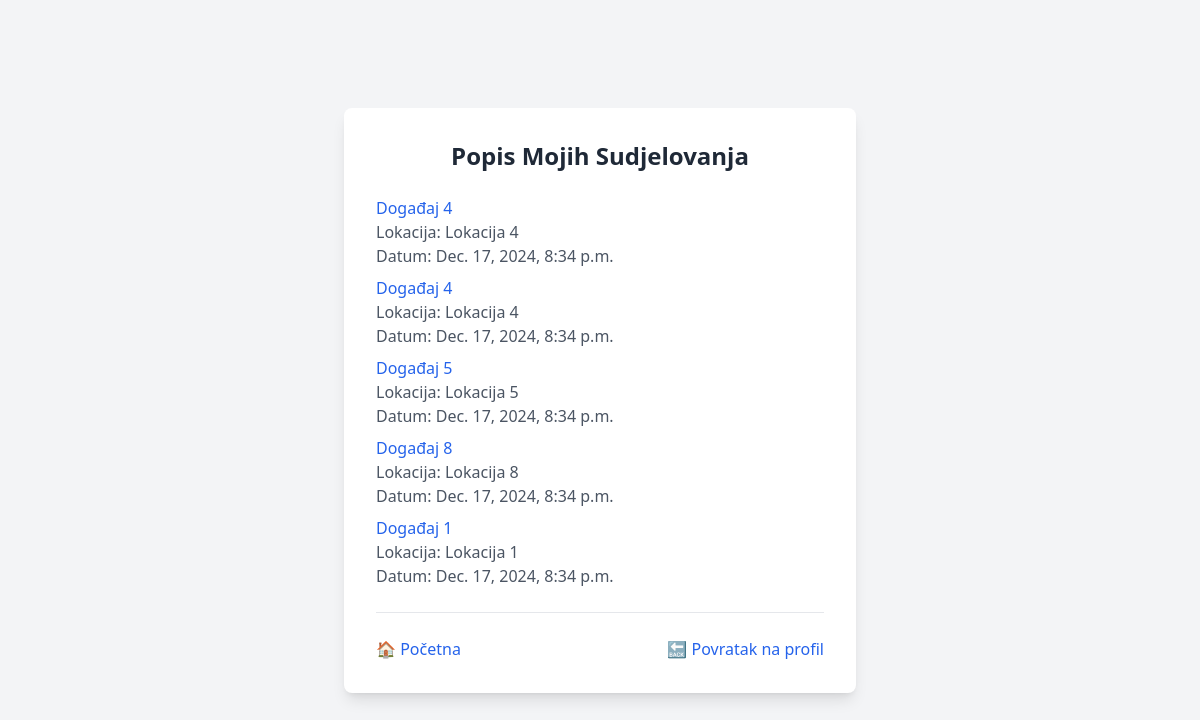
/participations/ (signed in), run on the app's committed database.
### main/models.py (models this page shows, shortened)
class Participation(models.Model):
    event = models.ForeignKey(Event, on_delete=models.CASCADE, related_name='participants')
    participant = models.ForeignKey(User, on_delete=models.CASCADE, related_name='participations')
    date_joined = models.DateTimeField(auto_now_add=True)
    class Meta:
        default_permissions = ()
        permissions = [
            ("add_participation", "Can add participation"),
            ("view_participation", "Can view participation"),
        ]

class Event(models.Model):
    title = models.CharField(max_length=200)
    description = models.TextField()
    date = models.DateTimeField()
    location = models.CharField(max_length=255)
    organizer = models.ForeignKey(User, on_delete=models.CASCADE)
    created_at = models.DateTimeField(auto_now_add=True)
    updated_at = models.DateTimeField(auto_now=True)
    class Meta:
        default_permissions = ()
        permissions = [
            ("add_event", "Can add event"),
            ("view_event", "Can view event"),
            ("register_event", "Can register for event"),
            ("comment_event", "Can comment on event"),
        ]

### main/views.py (the view)
# urls.py: path('participations/', ParticipationListView.as_view(), name='participation_list'),
class ParticipationListView(LoginRequiredMixin, ListView):
    model = Participation
    template_name = 'main/ListView/participation_list.html'
    context_object_name = 'participations'
    def get_queryset(self):
        queryset = Participation.objects.filter(participant=self.request.user)
        organizer = self.request.GET.get('user')
        if organizer:
            queryset = queryset.filter(event__organizer__username__icontains=organizer)
        query = self.request.GET.get('q')
        if query:
            queryset = queryset.filter(event__title__icontains=query)
        return queryset

### templates/main/ListView/participation_list.html (shortened to what this page needs)
<!DOCTYPE html>
<html lang="en">
<head>
    <script src="https://cdn.tailwindcss.com"></script>
</head>
<body class="flex items-center justify-center min-h-screen bg-gray-100">
    <div class="bg-white p-8 rounded-lg shadow-lg w-full max-w-lg">
        <h1 class="text-2xl font-semibold text-gray-800 text-center">Popis Mojih Sudjelovanja</h1>
        <ul class="mt-6 space-y-2">
            {% for participation in participations %}
                <li>
                    <a href="{% url 'main:event_detail' participation.event.pk %}" class="text-blue-600 hover:underline">
                        {{ participation.event.title }}
                    </a>
                    <p class="text-gray-600">Lokacija: {{ participation.event.location }}</p>
                    <p class="text-gray-600">Datum: {{ participation.event.date }}</p>
                </li>
            {% empty %}
                <li class="text-gray-600">Nema sudjelovanja.</li>
            {% endfor %}
        </ul>
        <hr class="my-6">
        <div class="mt-6 flex justify-between">
            <a href="{% url 'main:home' %}" class="text-blue-600 hover:underline">🏠 Početna</a>
            <a href="{% url 'main:user_detail' user.id %}" class="text-blue-600 hover:underline">🔙 Povratak na profil</a>
        </div>
    </div>
</body>
</html>

### data on the page
Participation: event "Događaj 4", event.location "Lokacija 4", event "Dec. 17, 2024, 8:34 p.m."
Participation: event "Događaj 4", event.location "Lokacija 4", event "Dec. 17, 2024, 8:34 p.m."
Participation: event "Događaj 5", event.location "Lokacija 5", event "Dec. 17, 2024, 8:34 p.m."
Participation: event "Događaj 8", event.location "Lokacija 8", event "Dec. 17, 2024, 8:34 p.m."
Participation: event "Događaj 1", event.location "Lokacija 1", event "Dec. 17, 2024, 8:34 p.m."
